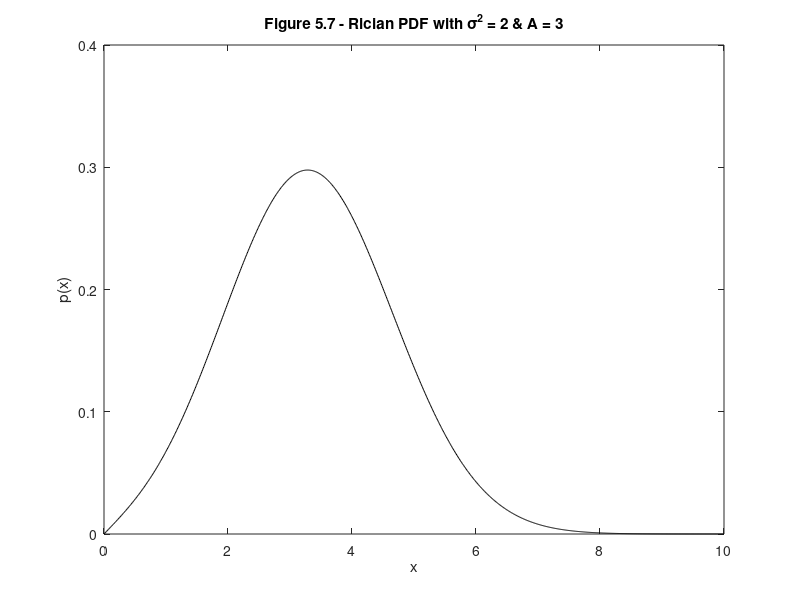

Here is the MATLAB script that generated this plot:
%%%%%%%%%%%%%%%%%%%%%%%%%%%%%%%%%%%%%%%%%%%%%%%%%%%%%%%%%%%%%
%%                                                         %%
%% ******************************************************  %%
%% * Smart Antennas for Wireless Applications w/ Matlab *  %%
%% ******************************************************  %%
%%                                                         %%
%% Chapter 5: Fig 5.7                                      %%
%%                                                         %%
%% Author: Frank Gross                                     %%
%% McGraw-Hill, 2005                                       %%
%% Date:  10/23/2004                                       %%
%%                                                         %%
%% This code creates Fig 5.7, an example of a Rician pdf   %%
%%     with variance 2 and A = 3.                          %%
%%%%%%%%%%%%%%%%%%%%%%%%%%%%%%%%%%%%%%%%%%%%%%%%%%%%%%%%%%%%%      

%%------------------- Define Variables:--------------------%%
% x - x axis variable                                       %
% sig2 - variance of Rician pdf                             %
% A - Rician Factor                                         %
% p - Exponential pdf                                       %
%%---------------------------------------------------------%%

%%----- Given Values -----%%

x = 0:.01:10; sig2 = 2; A = 3;

%%----- Create Rician PDF -----%%

p = x.*exp(-(x.^2+A^2)/(2*sig2)).*besseli(0,x*A/sig2)/sig2;

%%----- Plot Results -----%%

figure(1), plot(x,p,'k')
xlabel('x'), ylabel('p(x)')
title('\bfFigure 5.7 - Rician PDF with \sigma^2 = 2 & A = 3')
axis([0 10 0 .4])
%set(gca,'xtick',[-10 20]), set(gca,'ytick',[-10 20])  % use this line to remove axes